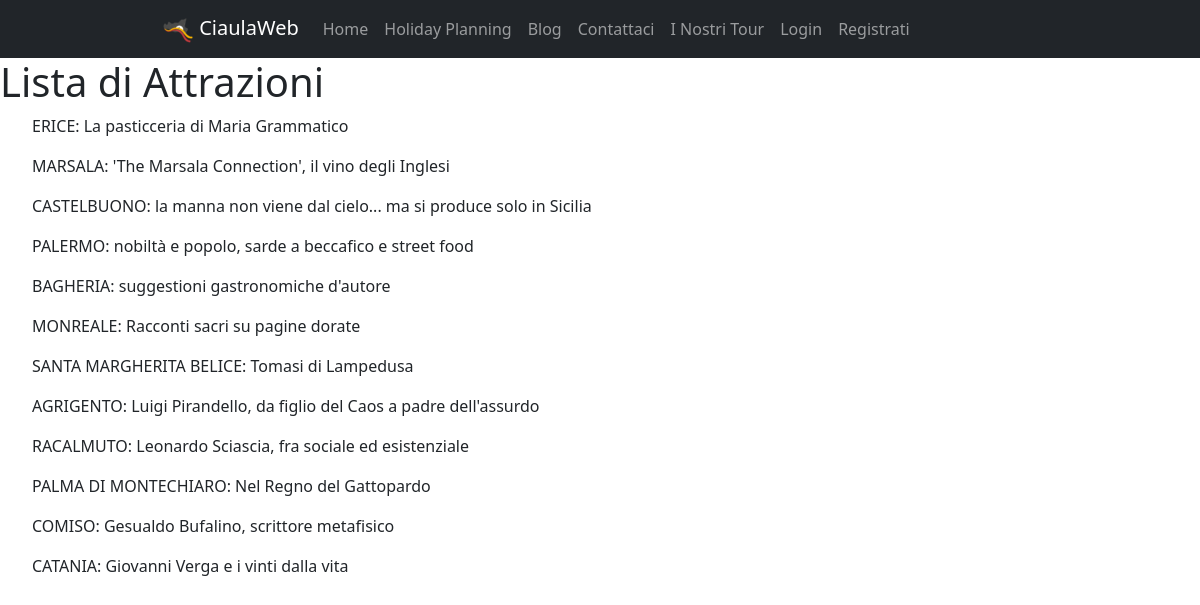
Screenshot of /HolidayPlanning/attrazioni/ with the database file from the repository.
### HolidayPlanning/models.py (models this page shows, shortened)
class Attrazione(models.Model):
    objects = None
    nome = models.CharField(max_length=200, primary_key=True)
    luogo = models.CharField(max_length=300)
    via = models.CharField(max_length=500)
    citta = models.CharField(max_length=200)
    costo = models.FloatField()
    tipo = models.CharField(max_length=200)
    oraApertura = models.TimeField('ora apertura')
    oraChiusura = models.TimeField('ora chiusura')
    descrizione = models.TextField()
    class Meta:
        verbose_name = "Attrazione"
        verbose_name_plural = "Attrazioni"

### HolidayPlanning/views.py (the view)
# urls.py: path("attrazioni/", AttrazioniList.as_view(), name="attrazioni"),
class AttrazioniList(ListView):
    model = Attrazione
    template_name = "HolidayPlanning/provacbv.html"
    def get_queryset(self):
        return self.model.objects.exclude(costo__exact=0)
    def get_model_name(self):
        return self.model._meta.verbose_name_plural
    def get_context_data(self, **kwargs):
        context = super().get_context_data(**kwargs)
        context['titolo'] = "Attrazioni non gratuite"
        return context

### HolidayPlanning/templates/HolidayPlanning/provacbv.html (shortened to what this page needs)
{% extends 'base.html' %}
{% block content %}
    <h1> Lista di {{ view.get_model_name }}</h1>
{% for p in object_list %}
<ul>
    {{ p.nome }}
</ul>
{% endfor %}
{% endblock %}

### rows the page displays
Attrazione: nome "ERICE: La pasticceria di Maria Grammatico"
Attrazione: nome "MARSALA: 'The Marsala Connection', il vino degli Inglesi"
Attrazione: nome "CASTELBUONO: la manna non viene dal cielo... ma si produce solo in Sicilia"
Attrazione: nome "PALERMO: nobiltà e popolo, sarde a beccafico e street food"
Attrazione: nome "BAGHERIA: suggestioni gastronomiche d'autore"
Attrazione: nome "MONREALE: Racconti sacri su pagine dorate"
Attrazione: nome "SANTA MARGHERITA BELICE: Tomasi di Lampedusa"
Attrazione: nome "AGRIGENTO: Luigi Pirandello, da figlio del Caos a padre dell'assurdo"
Attrazione: nome "RACALMUTO: Leonardo Sciascia, fra sociale ed esistenziale"
Attrazione: nome "PALMA DI MONTECHIARO: Nel Regno del Gattopardo"
Attrazione: nome "COMISO: Gesualdo Bufalino, scrittore metafisico"
Attrazione: nome "CATANIA: Giovanni Verga e i vinti dalla vita"

### other values shown
{{ view.get_model_name }} "Attrazioni"
